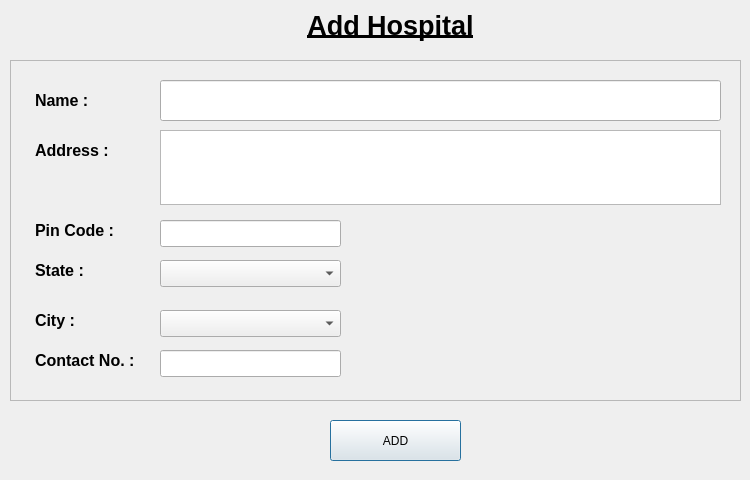
<?xml version="1.0" encoding="UTF-8"?>
<ui version="4.0">
 <class>addHospital</class>
 <widget class="QDialog" name="addHospital">
  <property name="geometry">
   <rect>
    <x>0</x>
    <y>0</y>
    <width>750</width>
    <height>480</height>
   </rect>
  </property>
  <property name="sizePolicy">
   <sizepolicy hsizetype="Fixed" vsizetype="Fixed">
    <horstretch>0</horstretch>
    <verstretch>0</verstretch>
   </sizepolicy>
  </property>
  <property name="maximumSize">
   <size>
    <width>750</width>
    <height>500</height>
   </size>
  </property>
  <property name="windowTitle">
   <string> </string>
  </property>
  <widget class="QLabel" name="title">
   <property name="geometry">
    <rect>
     <x>260</x>
     <y>0</y>
     <width>261</width>
     <height>51</height>
    </rect>
   </property>
   <property name="text">
    <string>&lt;html&gt;&lt;head/&gt;&lt;body&gt;&lt;p align=&quot;center&quot;&gt;&lt;span style=&quot; font-size:20pt; font-weight:600; text-decoration: underline;&quot;&gt;Add Hospital&lt;/span&gt;&lt;/p&gt;&lt;/body&gt;&lt;/html&gt;</string>
   </property>
  </widget>
  <widget class="QFrame" name="frame">
   <property name="geometry">
    <rect>
     <x>10</x>
     <y>60</y>
     <width>731</width>
     <height>341</height>
    </rect>
   </property>
   <property name="styleSheet">
    <string notr="true"/>
   </property>
   <property name="frameShape">
    <enum>QFrame::StyledPanel</enum>
   </property>
   <property name="frameShadow">
    <enum>QFrame::Raised</enum>
   </property>
   <widget class="QLabel" name="nameLabel">
    <property name="geometry">
     <rect>
      <x>25</x>
      <y>20</y>
      <width>71</width>
      <height>41</height>
     </rect>
    </property>
    <property name="text">
     <string>&lt;html&gt;&lt;head/&gt;&lt;body&gt;&lt;p&gt;&lt;span style=&quot; font-size:12pt; font-weight:600;&quot;&gt;Name :&lt;/span&gt;&lt;/p&gt;&lt;/body&gt;&lt;/html&gt;</string>
    </property>
   </widget>
   <widget class="QLineEdit" name="name">
    <property name="geometry">
     <rect>
      <x>150</x>
      <y>20</y>
      <width>561</width>
      <height>41</height>
     </rect>
    </property>
   </widget>
   <widget class="QLabel" name="addressLabel">
    <property name="geometry">
     <rect>
      <x>25</x>
      <y>70</y>
      <width>91</width>
      <height>41</height>
     </rect>
    </property>
    <property name="text">
     <string>&lt;html&gt;&lt;head/&gt;&lt;body&gt;&lt;p&gt;&lt;span style=&quot; font-size:12pt; font-weight:600;&quot;&gt;Address :&lt;/span&gt;&lt;/p&gt;&lt;/body&gt;&lt;/html&gt;</string>
    </property>
   </widget>
   <widget class="QLabel" name="contactLabel">
    <property name="geometry">
     <rect>
      <x>25</x>
      <y>280</y>
      <width>131</width>
      <height>41</height>
     </rect>
    </property>
    <property name="text">
     <string>&lt;html&gt;&lt;head/&gt;&lt;body&gt;&lt;p&gt;&lt;span style=&quot; font-size:12pt; font-weight:600;&quot;&gt;Contact No. :&lt;/span&gt;&lt;/p&gt;&lt;/body&gt;&lt;/html&gt;</string>
    </property>
   </widget>
   <widget class="QLabel" name="stateLabel">
    <property name="geometry">
     <rect>
      <x>25</x>
      <y>190</y>
      <width>61</width>
      <height>41</height>
     </rect>
    </property>
    <property name="text">
     <string>&lt;html&gt;&lt;head/&gt;&lt;body&gt;&lt;p&gt;&lt;span style=&quot; font-size:12pt; font-weight:600;&quot;&gt;State :&lt;/span&gt;&lt;/p&gt;&lt;/body&gt;&lt;/html&gt;</string>
    </property>
   </widget>
   <widget class="QLabel" name="pinCodeLabel">
    <property name="geometry">
     <rect>
      <x>25</x>
      <y>150</y>
      <width>91</width>
      <height>41</height>
     </rect>
    </property>
    <property name="text">
     <string>&lt;html&gt;&lt;head/&gt;&lt;body&gt;&lt;p&gt;&lt;span style=&quot; font-size:12pt; font-weight:600;&quot;&gt;Pin Code :&lt;/span&gt;&lt;/p&gt;&lt;/body&gt;&lt;/html&gt;</string>
    </property>
   </widget>
   <widget class="QLabel" name="cityLabel">
    <property name="geometry">
     <rect>
      <x>25</x>
      <y>240</y>
      <width>61</width>
      <height>41</height>
     </rect>
    </property>
    <property name="text">
     <string>&lt;html&gt;&lt;head/&gt;&lt;body&gt;&lt;p&gt;&lt;span style=&quot; font-size:12pt; font-weight:600;&quot;&gt;City :&lt;/span&gt;&lt;/p&gt;&lt;/body&gt;&lt;/html&gt;</string>
    </property>
   </widget>
   <widget class="QTextEdit" name="address">
    <property name="geometry">
     <rect>
      <x>150</x>
      <y>70</y>
      <width>561</width>
      <height>75</height>
     </rect>
    </property>
   </widget>
   <widget class="QLineEdit" name="pinCode">
    <property name="geometry">
     <rect>
      <x>150</x>
      <y>160</y>
      <width>181</width>
      <height>27</height>
     </rect>
    </property>
   </widget>
   <widget class="QLineEdit" name="contact">
    <property name="geometry">
     <rect>
      <x>150</x>
      <y>290</y>
      <width>181</width>
      <height>27</height>
     </rect>
    </property>
    <property name="inputMethodHints">
     <set>Qt::ImhNone</set>
    </property>
   </widget>
   <widget class="QComboBox" name="state">
    <property name="geometry">
     <rect>
      <x>150</x>
      <y>200</y>
      <width>181</width>
      <height>27</height>
     </rect>
    </property>
   </widget>
   <widget class="QComboBox" name="city">
    <property name="geometry">
     <rect>
      <x>150</x>
      <y>250</y>
      <width>181</width>
      <height>27</height>
     </rect>
    </property>
   </widget>
  </widget>
  <widget class="QPushButton" name="addButton">
   <property name="geometry">
    <rect>
     <x>330</x>
     <y>420</y>
     <width>131</width>
     <height>41</height>
    </rect>
   </property>
   <property name="text">
    <string>ADD</string>
   </property>
  </widget>
 </widget>
 <resources/>
 <connections/>
</ui>
